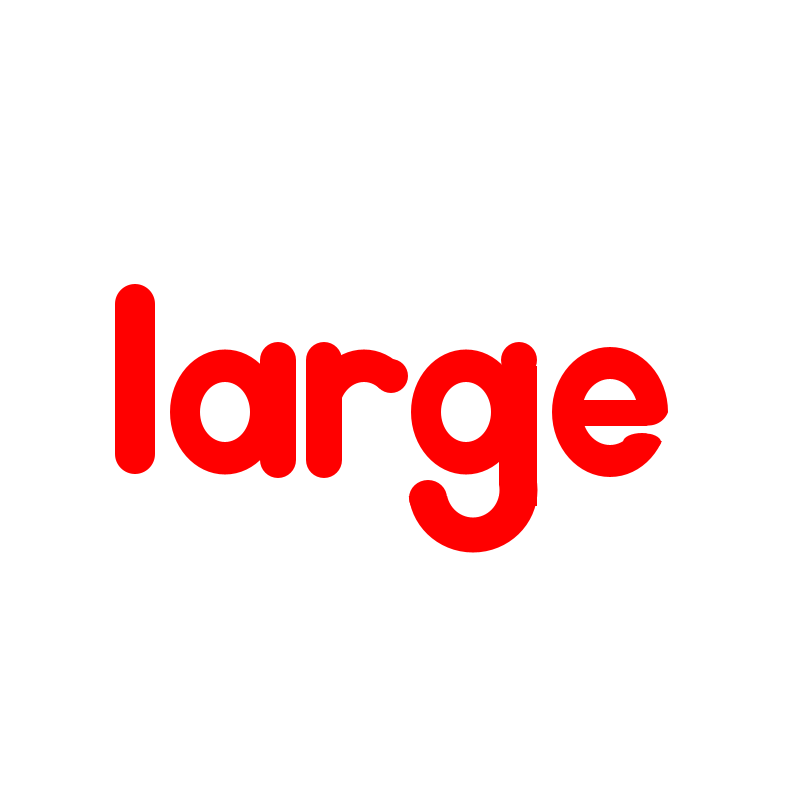
Frame 1 (no input)
Frame 60 (the mouse pressed at the canvas centre just before this capture): identical to frame 1, image omitted
Frame 120 (the mouse held since frame 60 and released just before this capture): identical to frame 1, image omitted

The Processing sketch that drew this single still picture (run headless with seeded random() and noise(); from frame 60 on, the mouse is pressed at the canvas centre):

// Processing sketch: Tamar_Project_1__CAPS_
// ── Tamar_Project_1__CAPS_.pde
/*Initial goal is to display the adjective "LARGE" 
and make it so that the user is able to highlight the word
and when they click the caps lock botton it becomes all caps
when the process is repeated it's all lower case
*/

boolean overL = false;
boolean highlightL = false;
boolean bigL= false;
boolean stopL=false;

boolean overA = false;
boolean highlightA = false;
boolean bigA= false;
boolean stopA=false;

boolean overR = false;
boolean highlightR = false;
boolean bigR= false;
boolean stopR=false;

boolean overG = false;
boolean highlightG = false;
boolean bigG= false;
boolean stopG=false;

boolean overE = false;
boolean highlightE = false;
boolean bigE= false;
boolean stopE=false;

void setup(){
size(800,800);
background (255);
   
pushMatrix();
  translate(-50,0);
  littleLarge();
  popMatrix();
  

}//end void setup

void draw(){
  
  

   
   if (mouseX > 104 && mouseX < 125 && mouseY >= 280 && mouseY <= 560){
         overL=true;
         println("yay");
       }
       
   if (overL && mousePressed==true){
     highlightL=true;
     
   }
   
   if (mouseX > 166 && mouseX < 183 && mouseY >= 280 && mouseY <= 560){
         overA=true;
        
   }
   
   if (overA && mousePressed==true){
     highlightA=true;
    
   }
   
   if (mouseX > 301 && mouseX < 421 && mouseY >= 280 && mouseY <= 560){
         overR=true;
         
   }
   
   if (overR && mousePressed==true){
     highlightR=true;
    
   }

   
    if (mouseX > 410 && mouseX < 430 && mouseY >= 280 && mouseY <= 560){
         overG=true;
        
   }
   
   if (overG && mousePressed==true){
     highlightG=true;
    
   }
   
   if (mouseX > 546 && mouseX < 566 && mouseY >= 280 && mouseY <= 560){
         overE=true;
        
   }
   
   if (overE && mousePressed==true){
     highlightE=true;
    
   }
   
   //don't rehighlight little letters
   if(stopL){
     highlightL=false;
   }
   
   if(stopA){
     highlightA=false;
   }
   
   if(stopR){
     highlightR=false;
   }
   
   if(stopG){
     highlightG=false;
   }
   
   if(stopE){
     highlightE=false;
   }

}//end void draw
 void mouseDragged(){
 if(highlightL){
   hiLiteL();
   bigL=true;
   
 }//hiLiteL
 if(highlightA){
   hiLiteA();
   bigA=true;
   
 }//hiLiteA
 
 if(highlightR){
   hiLiteR();
   bigR=true;
   
 }//hiLiteR
 
  if(highlightG){
   hiLiteG();
   bigG=true;
   
 }//hiLiteG
 
 if(highlightE){
   hiLiteE();
   bigE=true;
   
 }//hiLiteE
 
 
 
 
 }//void mouseDragged

void keyPressed(){
if(bigL && key == CODED){
   if(keyCode == 20){
   largeL();
   stopL=true;
   }
 }
 
 if(bigA && key == CODED){
   if(keyCode == 20){
   largeA();
   stopA=true;
 
 }
 }
 
 if(bigR && key == CODED){
   if(keyCode == 20){
   largeR();
   stopR=true;
   }
 
}
if(bigG && key == CODED){
   if(keyCode == 20){
   largeG();
   stopG=true;
   }
}

}

 void littleLarge(){
  littleL();
  littleA();
  littleR();
  littleG();
  littleE();
  
 
  
 }//littleLarge
  
void littleL(){
  
  noStroke();
  fill(255,0,0);
  rect(165, 304, 40, 150);
  ellipse(185, 304, 40, 40);//top round
  ellipse(185, 454, 40, 40);//bottom round
  
}//void littleL

void littleA(){
  noStroke();
  fill(255,0,0);
  ellipse(275, 412, 110, 125);
  fill(255);
  ellipse(275, 412, 50, 60);
  fill(255,0,0);
  rect(310, 360, 36, 100);
  ellipse(328, 360, 36, 36);
  ellipse(328, 460, 36, 36);
  
  
}//void LittleA

void littleR(){
   
  fill(255,0,0);
  ellipse(414, 412, 110, 125);//circle outside
  fill(255);
  ellipse(414, 412, 50, 60);//cricle inside
  fill(255);
  triangle(480,360,374,420,450,470);//block cirlcle
  rect(360,405, 120, 75);//block circle
  fill(255,0,0);
  rect(356, 360, 36, 100);//stick
  ellipse(374, 360, 36, 36);//top of stick round
  ellipse(374, 460, 36, 36);//bottom of stick round
  ellipse(441, 376, 34, 34);//circle to complete arch
  
  
}//littleR

void littleG(){
 
  fill(255,0,0);
  ellipse(523, 490, 129, 125);//bottom cirlce outside
  fill(255);
  ellipse(523, 490, 53, 55);//bottom circle inside
  fill(255,0,0);
  rect(551, 366, 36, 140);//stick
  fill(255);
  rect(450,440, 99,56);//blocker
  fill(255,0,0);
  ellipse(516, 412, 110, 125);//circle outside
  fill(255);
  ellipse(516, 412, 50, 60);//circle inside
  fill(255,0,0);
  ellipse(569, 360, 36, 36);//round on stick
  ellipse(478, 498,38,36);//loop round

  
}//littleG

void littleE(){
   fill(255,0,0);
  ellipse(660, 412, 116, 130);//main circle outside
  fill(255);
  ellipse(660, 412, 56, 66);//main inside
  fill(255,0,0);
  rect(620, 400, 68, 26);//bar
  fill(255);
  rect(660, 426, 60,15);//blocker
  fill(255,0,0);
  ellipse(692,442, 38,18 );//round
  noFill();
  strokeWeight(8);
  stroke(255);
  arc(698, 404, 50, 50, 0, HALF_PI);//curve of top
  
  
}//littleE

void hiLiteL(){
  noStroke();
  fill(50,0,230);
  rect(104,280, 62, 280);
  pushMatrix();
  translate(-50,0);
  noStroke();
  fill(255,0,0);
  rect(165, 304, 40, 150);
  ellipse(185, 304, 40, 40);//top round
  ellipse(185, 454, 40, 40);//bottom round
  popMatrix();
  
}//hiLiteL

void hiLiteA(){
  noStroke();
  fill(50,0,230);
  rect(166,280,135,280);
  pushMatrix();
  translate(-50,0);
  noStroke();
  fill(255,0,0);
  ellipse(275, 412, 110, 125);
  fill(50,0,230);
  ellipse(275, 412, 50, 60);
  fill(255,0,0);
  rect(310, 360, 36, 100);
  ellipse(328, 360, 36, 36);
  ellipse(328, 460, 36, 36);
  popMatrix();

  
}//hiLiteA

void hiLiteR(){
  
  noStroke();
  fill(50,0,230);
  rect(301,280,109,280);
  
  
  pushMatrix();
  translate(-50,0);
  fill(255,0,0);
  ellipse(414, 412, 110, 125);//circle outside
  fill(50,0,230);
  ellipse(414, 412, 50, 60);//cricle inside
  fill(50,0,230);
  triangle(480,360,374,420,450,470);//block cirlcle
  rect(360,405, 120, 75);//block circle
  fill(255,0,0);
  rect(356, 360, 36, 100);//stick
  ellipse(374, 360, 36, 36);//top of stick round
  ellipse(374, 460, 36, 36);//bottom of stick round
  ellipse(441, 376, 34, 34);//circle to complete arch
  popMatrix();
  
  fill(255);
 
  rect(410,300,30,180);
  
  pushMatrix();
  translate(-50,0);
  fill(255,0,0);
  ellipse(516, 412, 110, 125);//circle outside
  fill(255);
  ellipse(516, 412, 50, 60);//circle inside
  popMatrix();
  
 

}//hiLiteR

void hiLiteG(){
  noStroke();
  fill(50,0,230);
  rect(410,280,136,280);
  
  pushMatrix();
  translate(-50,0);
  fill(255,0,0);
  ellipse(523, 490, 129, 125);//bottom cirlce outside
  fill(50,0,230);
  ellipse(523, 490, 53, 55);//bottom circle inside
  fill(255,0,0);
  rect(551, 366, 36, 140);//stick
  fill(50,0,230);
  rect(450,440, 99,56);//blocker
  fill(255,0,0);
  ellipse(516, 412, 110, 125);//circle outside
  fill(50,0,230);
  ellipse(516, 412, 50, 60);//circle inside
  fill(255,0,0);
  ellipse(569, 360, 36, 36);//round on stick
  ellipse(478, 498,38,36);//loop round
  popMatrix();

}//hiLiteG

void hiLiteE(){
  noStroke();
  fill(50,0,230);
  rect(546,280,136,280);
  
  pushMatrix();
  translate(-50,0);
  fill(255,0,0);
  ellipse(660, 412, 116, 130);//main circle outside
  fill(50,0,230);
  ellipse(660, 412, 56, 66);//main inside
  fill(255,0,0);
  rect(620, 400, 68, 26);//bar
  fill(50,0,230);
  rect(660, 426, 60,15);//blocker
  fill(255,0,0);
  ellipse(692,442, 38,18 );//round
  noFill();
  strokeWeight(8);
  stroke(50,0,230);
  arc(698, 404, 50, 50, 0, HALF_PI);//curve of top
  popMatrix();
  

}//hiLiteE

void largeL(){
  noStroke();
  fill(255);
  rect(104,280, 62, 280);
  
  pushMatrix();
  translate(-45,0);
  
  noStroke();
  fill(255,0,0);
  rect(70, 304, 40, 150);
  ellipse(90, 304, 40, 40);//top round
  rect(70, 454, 90, 40);
  ellipse(162, 474, 40, 40);
  popMatrix();
  noStroke();
  
}//largeL

void largeA(){
   noStroke();
   fill(255);
   rect(166,280,135,280);
   pushMatrix();
   translate(-16,0);
   fill(255,0,0);
   ellipse(180, 474, 35, 35);
   ellipse(280, 474, 35, 35);
   ellipse(230, 304, 35, 35);
   strokeWeight(38);
   stroke(255,0,0);
   line(230,304,180,474);
   line(230,304,280,474);
   line(200,425, 250, 425);
   popMatrix();
   
}//largeA

void largeR(){
  noStroke();
  fill(255);
  rect(301,280,109,280);
  
  fill(255,0,0);
  ellipse(310, 474, 35, 35);
  ellipse(310, 304, 35, 35);
  strokeWeight(38);
  stroke(255,0,0);
  line(310, 474, 310, 304);
  noStroke();
  fill(255,0,0);
  ellipse(348, 340, 110, 125);//circle outside
  fill(255);
  ellipse(348, 340, 40, 50);//circle inside
  fill(255,0,0);
  stroke(255,0,0);
  line(384, 474, 345, 395);
  
}//largeR

void largeG(){
  noStroke();
  fill(255);
  rect(410,280,136,280);
  fill(255,0,0);
  ellipse(475, 385, 130, 215);
  fill(255);
  ellipse(475, 385, 60, 108);
  fill(255);
  rect(490,370, 50, 30);
  fill(255,0,0);
  ellipse(518,410,68, 35);
  ellipse(522,370,35, 30);
  
}//largeG

void largeE(){
  
}
